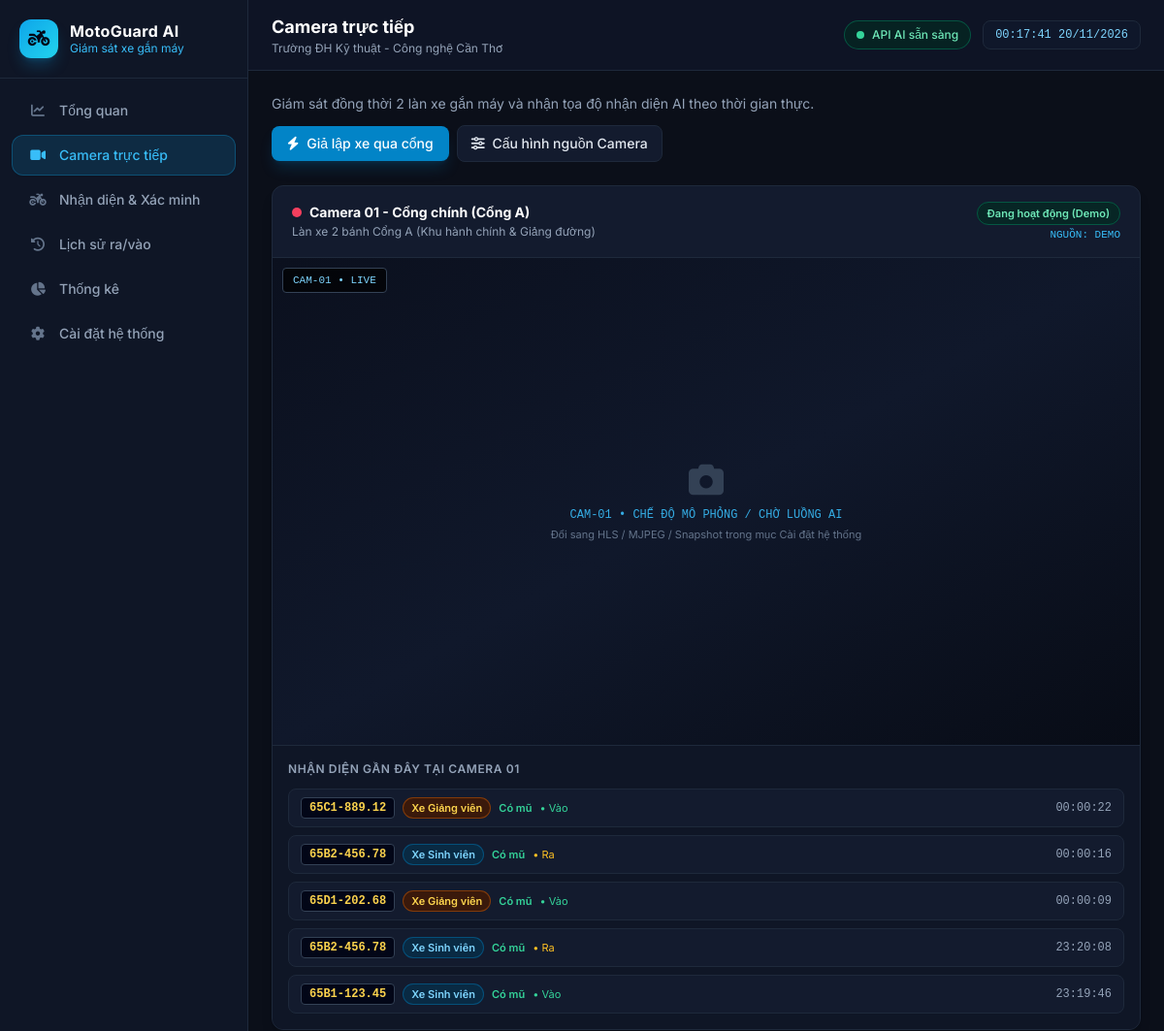
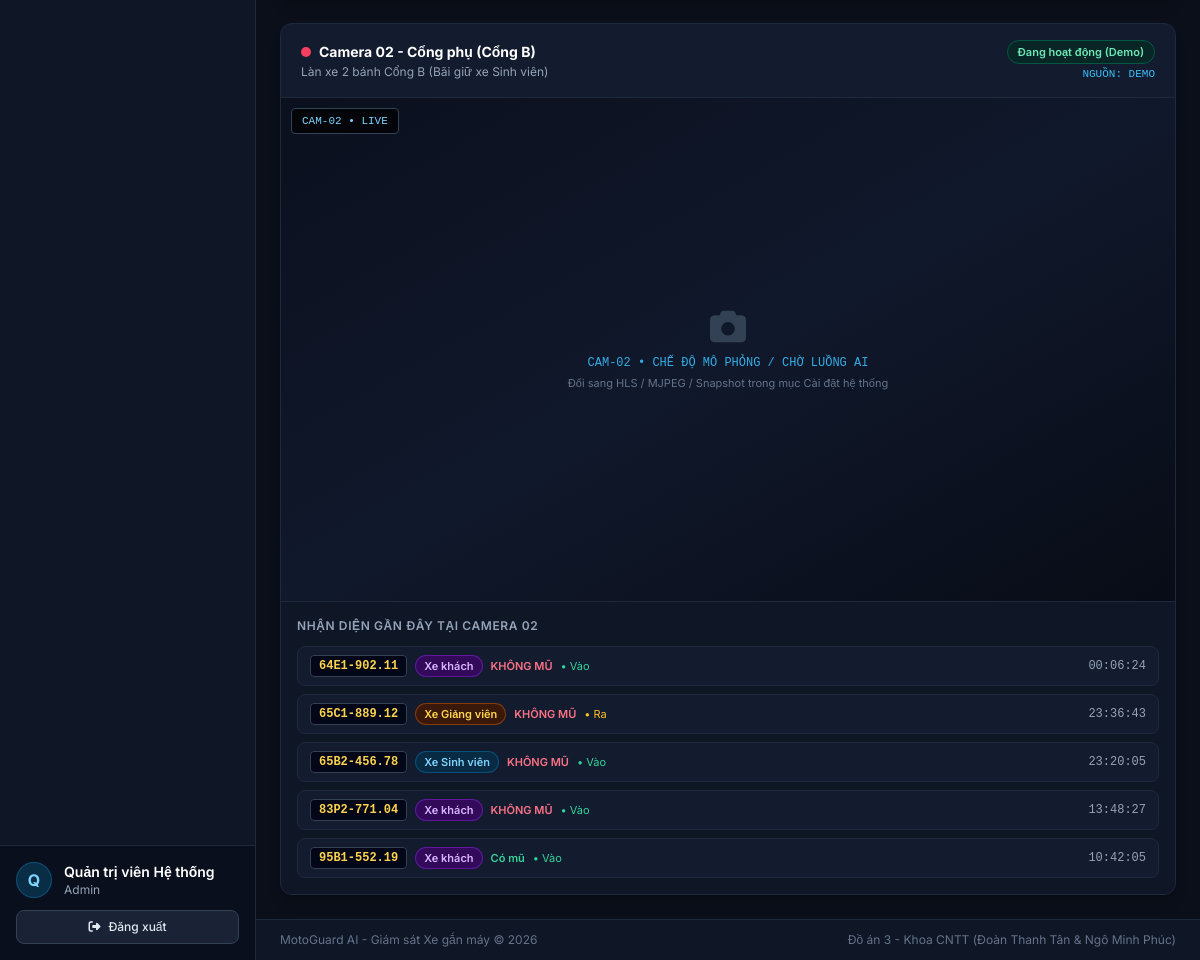
The app's page /camera.php (signed in) with its own data (2 pictures, top to bottom).
### tables this page shows
CREATE TABLE IF NOT EXISTS `system_settings` (
  `id` int NOT NULL AUTO_INCREMENT,
  `system_name` varchar(150) NOT NULL DEFAULT 'MotoGuard AI - Giám sát Xe gắn máy',
  `school_name` varchar(200) NOT NULL DEFAULT 'Trường ĐH Kỹ thuật - Công nghệ Cần Thơ',
  `address` varchar(255) NOT NULL DEFAULT '256 Nguyễn Văn Cừ, Ninh Kiều, Cần Thơ',
  `yolo_model` varchar(100) NOT NULL DEFAULT 'YOLOv8n-Moto-Helmet-OCR',
  `yolo_confidence` float NOT NULL DEFAULT '0.5',
  `ocr_threshold` float NOT NULL DEFAULT '0.8',
  `helmet_alert_enabled` tinyint(1) NOT NULL DEFAULT '1',
  `guest_alert_enabled` tinyint(1) NOT NULL DEFAULT '0',
  `auto_refresh` tinyint(1) NOT NULL DEFAULT '1',
  `refresh_interval` int NOT NULL DEFAULT '5',
  `sound_enabled` tinyint(1) NOT NULL DEFAULT '1',
  `api_key` varchar(100) NOT NULL DEFAULT 'MOTO_AI_KEY_2026',
  PRIMARY KEY (`id`)
);

CREATE TABLE IF NOT EXISTS `cameras` (
  `id` int NOT NULL AUTO_INCREMENT,
  `name` varchar(100) NOT NULL,
  `location` varchar(255) DEFAULT NULL,
  `stream_type` varchar(20) NOT NULL DEFAULT 'demo',
  `stream_url` varchar(500) DEFAULT NULL,
  `is_enabled` tinyint(1) NOT NULL DEFAULT '1',
  `status` varchar(50) NOT NULL DEFAULT 'Chế độ mô phỏng',
  PRIMARY KEY (`id`)
);

CREATE TABLE IF NOT EXISTS `detections` (
  `id` int NOT NULL AUTO_INCREMENT,
  `camera_id` int NOT NULL,
  `track_id` int DEFAULT NULL,
  `license_plate` varchar(30) NOT NULL DEFAULT 'Chưa đọc được',
  `vehicle_group` varchar(50) NOT NULL DEFAULT 'Xe khách',
  `has_helmet` tinyint(1) NOT NULL DEFAULT '1',
  `confidence` float NOT NULL DEFAULT '0.9',
  `direction` varchar(20) NOT NULL DEFAULT 'Vào',
  `bbox_x` float DEFAULT '20',
  `bbox_y` float DEFAULT '25',
  `bbox_w` float DEFAULT '28',
  `bbox_h` float DEFAULT '42',
  `image_path` varchar(255) DEFAULT NULL,
  `is_verified` tinyint(1) NOT NULL DEFAULT '0',
  `note` varchar(255) DEFAULT NULL,
  `detection_time` datetime NOT NULL DEFAULT CURRENT_TIMESTAMP,
  PRIMARY KEY (`id`),
  KEY `idx_det_time` (`detection_time`),
  KEY `idx_det_cam` (`camera_id`),
  KEY `idx_det_plate` (`license_plate`),
  CONSTRAINT `fk_det_camera` FOREIGN KEY (`camera_id`) REFERENCES `cameras` (`id`) ON DELETE CASCADE
);

### includes/auth.php (called while the page is built, shortened)
<?php
function currentUser() {
    return [
        'id'        => $_SESSION['user_id'] ?? null,
        'username'  => $_SESSION['username'] ?? '',
        'full_name' => $_SESSION['full_name'] ?? 'Người dùng',
        'role'      => $_SESSION['role'] ?? 'Nhân viên'
    ];
}
function e($str) {
    return htmlspecialchars((string)$str, ENT_QUOTES, 'UTF-8');
}
function badgeVehicleClass($group) {
    if ($group === 'Xe Giảng viên') {
        return 'bg-amber-950/80 text-amber-300 border border-amber-700/60';
    }
    if ($group === 'Xe Sinh viên') {
        return 'bg-sky-950/80 text-sky-300 border border-sky-700/60';
    }
    return 'bg-purple-950/80 text-purple-300 border border-purple-700/60';
}

### config/db.php (called while the page is built, shortened)
<?php
function getSystemSettings(PDO $pdo) {
    $row = $pdo->query("SELECT * FROM system_settings ORDER BY id ASC LIMIT 1")->fetch();
    return $row;
}

### camera.php (the view, shortened to what this page needs)
<?php
require_once __DIR__ . '/config/db.php';
require_once __DIR__ . '/includes/auth.php';
$pageTitle = 'Camera trực tiếp';
$activePage = 'camera';
$cameras = $pdo->query("SELECT * FROM cameras WHERE id IN (1, 2) ORDER BY id ASC")->fetchAll();
$camRecent = [];
foreach ($cameras as $c) {
    $stmt = $pdo->prepare("SELECT * FROM detections WHERE camera_id = ? ORDER BY detection_time DESC LIMIT 5");
    $stmt->execute([$c['id']]);
    $camRecent[$c['id']] = $stmt->fetchAll();
}
require_once __DIR__ . '/includes/layout_top.php';
?>
<div class="flex flex-wrap items-center justify-between gap-3 mb-6">
    <div>
        <p class="text-sm text-slate-400">Giám sát đồng thời 2 làn xe gắn máy và nhận tọa độ nhận diện AI theo thời gian thực.</p>
    </div>
    <div class="flex items-center gap-2">
        <button onclick="simulateCam()" id="btnSimCam" class="px-4 py-2 rounded-lg bg-sky-600 hover:bg-sky-500 text-white text-sm font-medium shadow-lg shadow-sky-600/20 transition flex items-center gap-2">
            <i class="fa-solid fa-bolt"></i> Giả lập xe qua cổng
        </button>
        <a href="settings.php" class="px-3.5 py-2 rounded-lg bg-cardbg hover:bg-slate-800 border border-borderdark text-slate-200 text-sm font-medium transition">
            <i class="fa-solid fa-sliders mr-1"></i> Cấu hình nguồn Camera
        </a>
    </div>
</div>
<div class="grid grid-cols-1 xl:grid-cols-2 gap-6">
    <?php foreach ($cameras as $cam):
        $cid = (int)$cam['id'];
        $latest = $camRecent[$cid][0] ?? null;
    ?>
    <div class="bg-cardbg rounded-xl border border-borderdark shadow-lg overflow-hidden flex flex-col">
        <div class="px-5 py-3.5 border-b border-borderdark flex items-center justify-between">
            <div>
                <h2 class="font-bold text-white text-sm flex items-center gap-2">
                    <span class="w-2.5 h-2.5 rounded-full <?= $cam['is_enabled'] ? 'bg-rose-500 animate-pulse' : 'bg-slate-500' ?>"></span>
                    <?= e($cam['name']) ?>
                </h2>
                <p class="text-xs text-slate-400 mt-0.5"><?= e($cam['location'] ?: 'Chưa cập nhật vị trí') ?></p>
            </div>
            <div class="text-right">
                <span class="px-2.5 py-1 rounded-full text-[11px] font-semibold <?= $cam['is_enabled'] ? 'bg-emerald-950/70 text-emerald-300 border border-emerald-700/60' : 'bg-slate-800 text-slate-400' ?>">
                    <?= e($cam['status']) ?>
                </span>
                <div class="text-[11px] text-sky-400 font-mono mt-1 uppercase">Nguồn: <?= e($cam['stream_type']) ?></div>
            </div>
        </div>
        <div class="relative bg-[#070a12] aspect-video w-full overflow-hidden flex items-center justify-center">
            <?php if (!$cam['is_enabled']): ?>
                <div class="text-slate-500 text-center p-4">
                    <i class="fa-solid fa-video-slash text-3xl mb-2"></i>
                    <div class="text-xs font-mono">CAMERA ĐANG TẮT</div>
                </div>
            <?php elseif ($cam['stream_type'] === 'hls' && !empty($cam['stream_url'])): ?>
                <video id="hlsVideo<?= $cid ?>" data-hls="<?= e($cam['stream_url']) ?>" class="w-full h-full object-cover" autoplay muted playsinline></video>
            <?php elseif ($cam['stream_type'] === 'mjpeg' && !empty($cam['stream_url'])): ?>
                <img src="<?= e($cam['stream_url']) ?>" class="w-full h-full object-cover" alt="MJPEG Stream <?= $cid ?>">
            <?php elseif (!empty($latest['image_path']) && file_exists(__DIR__ . '/' . $latest['image_path'])): ?>
                <img id="snapCam<?= $cid ?>" src="<?= e($latest['image_path']) ?>" class="w-full h-full object-cover" alt="Snapshot <?= $cid ?>">
            <?php else: ?>
                <div class="absolute inset-0 bg-gradient-to-br from-[#0b101e] via-[#10182b] to-[#080c16] flex flex-col items-center justify-center text-slate-400 p-4 text-center">
                    <i class="fa-solid fa-camera text-4xl mb-2 text-slate-700"></i>
                    <div class="text-xs font-mono text-sky-400/90">CAM-0<?= $cid ?> • CHẾ ĐỘ MÔ PHỎNG / CHỜ LUỒNG AI</div>
                    <div class="text-[11px] text-slate-500 mt-1">Đổi sang HLS / MJPEG / Snapshot trong mục Cài đặt hệ thống</div>
                </div>
            <?php endif; ?>
            <div id="overlayCam<?= $cid ?>" class="absolute inset-0 pointer-events-none"></div>
            <div class="absolute top-2.5 left-2.5 bg-black/70 border border-slate-700 text-sky-300 text-[11px] font-mono px-2.5 py-1 rounded">
                CAM-0<?= $cid ?> • LIVE
            </div>
        </div>
        <div class="p-4 bg-[#0f1626] border-t border-borderdark flex-1">
            <div class="text-xs font-semibold text-slate-400 uppercase tracking-wider mb-3">
                Nhận diện gần đây tại Camera 0<?= $cid ?>
            </div>
            <div id="listCam<?= $cid ?>" class="space-y-2 text-xs">
                <?php if (empty($camRecent[$cid])): ?>
                    <div class="text-slate-500 py-2">Chưa có dữ liệu từ camera này.</div>
                <?php else: foreach ($camRecent[$cid] as $item): ?>
                    <div class="flex items-center justify-between gap-2 px-3 py-2 rounded-lg bg-cardbg border border-borderdark">
                        <div class="flex items-center gap-2 flex-wrap">
                            <span class="px-2 py-0.5 rounded bg-slate-950 border border-slate-700 font-mono font-bold text-amber-300"><?= e($item['license_plate']) ?></span>
                            <span class="px-2 py-0.5 rounded-full text-[11px] font-semibold <?=badgeVehicleClass($item['vehicle_group']) ?>">
                                <?= e($item['vehicle_group']) ?>
                            </span>
                            <span class="text-[11px] font-semibold <?= $item['has_helmet'] ? 'text-emerald-400' : 'text-rose-400' ?>">
                                <?= $item['has_helmet'] ? 'Có mũ' : 'KHÔNG MŨ' ?>
                            </span>
                            <span class="text-[11px] <?= $item['direction'] === 'Vào' ? 'text-emerald-400' : 'text-amber-400' ?>">• <?= e($item['direction']) ?></span>
                        </div>
                        <span class="font-mono text-slate-400"><?= date('H:i:s', strtotime($item['detection_time'])) ?></span>
                    </div>
                <?php endforeach; endif; ?>
            </div>
        </div>
    </div>
    <?php endforeach; ?>
</div>
<?php require_once __DIR__ . '/includes/layout_bottom.php'; ?>

### includes/layout_top.php (shortened to what this page needs)
<?php
$user = currentUser();
$settings = getSystemSettings($pdo);
$activePage =$activePage ?? 'dashboard';
$menuItems = [
    'dashboard'   => ['href' => 'index.php',       'icon' => 'fa-chart-line',        'label' => 'Tổng quan'],
    'camera'      => ['href' => 'camera.php',      'icon' => 'fa-video',             'label' => 'Camera trực tiếp'],
    'recognition' => ['href' => 'recognition.php', 'icon' => 'fa-motorcycle',        'label' => 'Nhận diện & Xác minh'],
    'history'     => ['href' => 'history.php',     'icon' => 'fa-clock-rotate-left', 'label' => 'Lịch sử ra/vào'],
    'statistics'  => ['href' => 'statistics.php',  'icon' => 'fa-chart-pie',         'label' => 'Thống kê'],
    'settings'    => ['href' => 'settings.php',    'icon' => 'fa-gear',              'label' => 'Cài đặt hệ thống'],
];
?>
<!DOCTYPE html>
<html lang="vi" class="dark">
<head>
    <script src="https://cdn.tailwindcss.com"></script>
    <link rel="stylesheet" href="https://cdnjs.cloudflare.com/ajax/libs/font-awesome/6.5.1/css/all.min.css">
</head>
<body class="bg-darkbg text-slate-100 antialiased">
<div class="min-h-screen flex">
    <aside class="w-64 bg-sidebarbg border-r border-borderdark text-slate-300 flex flex-col shrink-0 hidden md:flex">
        <div class="p-5 border-b border-borderdark flex items-center gap-3">
            <div class="w-10 h-10 rounded-xl bg-gradient-to-br from-sky-500 to-cyan-400 flex items-center justify-center text-slate-950 text-lg shadow-lg shadow-sky-500/25">
                <i class="fa-solid fa-motorcycle"></i>
            </div>
            <div class="overflow-hidden">
                <div class="font-bold text-white leading-tight truncate tracking-wide">MotoGuard AI</div>
                <div class="text-xs text-sky-400 truncate">Giám sát xe gắn máy</div>
            </div>
        </div>
        <nav class="flex-1 p-3 space-y-1">
            <?php foreach ($menuItems as$key => $item):$isActive = ($activePage ===$key);
                $cls =$isActive
                    ? 'bg-sky-500/15 text-sky-400 border border-sky-500/30 shadow-sm'
                    : 'text-slate-400 hover:bg-slate-800/60 hover:text-slate-100 border border-transparent';
            ?>
                <a href="<?= e($item['href']) ?>" class="flex items-center gap-3 px-4 py-2.5 rounded-xl text-sm font-medium transition <?= $cls ?>">
                    <i class="fa-solid <?= e($item['icon']) ?> w-5 text-center <?=$isActive ? 'text-sky-400' : 'text-slate-500' ?>"></i>
                    <span><?= e($item['label']) ?></span>
                </a>
            <?php endforeach; ?>
        </nav>
        <div class="p-4 border-t border-borderdark bg-[#0a0f1d]">
            <div class="flex items-center gap-3 mb-3">
                <div class="w-9 h-9 rounded-full bg-sky-500/20 border border-sky-500/30 text-sky-300 flex items-center justify-center font-bold">
                    <?= e(mb_strtoupper(mb_substr($user['full_name'], 0, 1))) ?>
                </div>
                <div class="overflow-hidden">
                    <div class="text-sm font-semibold text-white truncate"><?= e($user['full_name']) ?></div>
                    <div class="text-xs text-slate-400 truncate"><?= e($user['role']) ?></div>
                </div>
            </div>
            <a href="logout.php" class="w-full flex items-center justify-center gap-2 py-2 px-3 rounded-lg bg-slate-800/80 hover:bg-rose-600/90 border border-slate-700 text-slate-200 hover:text-white text-xs font-medium transition">
                <i class="fa-solid fa-right-from-bracket"></i> Đăng xuất
            </a>
        </div>
    </aside>
    <div class="flex-1 flex flex-col min-w-0">
        <header class="bg-sidebarbg/95 backdrop-blur border-b border-borderdark px-6 py-3.5 flex items-center justify-between sticky top-0 z-20">
            <div>
                <h1 class="text-lg font-bold text-white"><?= e($pageTitle ?? 'Dashboard') ?></h1>
                <p class="text-xs text-slate-400"><?= e($settings['school_name']) ?></p>
            </div>
            <div class="flex items-center gap-3">
                <div class="hidden sm:flex items-center gap-2 text-xs font-medium bg-emerald-950/60 text-emerald-300 px-3 py-1.5 rounded-full border border-emerald-700/60">
                    <span class="w-2 h-2 rounded-full bg-emerald-400 animate-pulse"></span>
                    <span>API AI sẵn sàng</span>
                </div>
                <div id="liveClock" class="text-xs font-mono bg-slate-900 text-sky-300 px-3 py-1.5 rounded-lg border border-slate-800">
                </div>
            </div>
        </header>
        <main class="p-6 flex-1">

### includes/layout_bottom.php (shortened to what this page needs)
</main>
        <footer class="px-6 py-3 bg-sidebarbg border-t border-borderdark text-xs text-slate-500 flex flex-wrap justify-between gap-2">
            <span><?= e($settings['system_name']) ?> &copy; <?= date('Y') ?></span>
            <span>Đồ án 3 - Khoa CNTT (Đoàn Thanh Tân &amp; Ngô Minh Phúc)</span>
        </footer>
    </div>
</div>
</body>
</html>

### includes/layout_top.php (style rules this page uses)
body { background-color: #0b0f19; color: #f1f5f9; font-family: 'Inter', sans-serif; }

### records on screen
system_settings: school_name "Trường ĐH Kỹ thuật - Công nghệ Cần Thơ", system_name "MotoGuard AI - Giám sát Xe gắn máy"
cameras: is_enabled 1 (drawn), name "Camera 01 - Cổng chính (Cổng A)", location "Làn xe 2 bánh Cổng A (Khu hành chính & Giảng đường)", status "Đang hoạt động (Demo)", stream_type "DEMO", id "1"
detections: license_plate "65C1-889.12", vehicle_group "Xe Giảng viên", has_helmet "Có mũ", direction "Vào", detection_time "00:00:22"
detections: license_plate "65B2-456.78", vehicle_group "Xe Sinh viên", has_helmet "Có mũ", direction "Ra", detection_time "00:00:16"
detections: license_plate "65D1-202.68", vehicle_group "Xe Giảng viên", has_helmet "Có mũ", direction "Vào", detection_time "00:00:09"
detections: license_plate "65B2-456.78", vehicle_group "Xe Sinh viên", has_helmet "Có mũ", direction "Ra", detection_time "23:20:08"
detections: license_plate "65B1-123.45", vehicle_group "Xe Sinh viên", has_helmet "Có mũ", direction "Vào", detection_time "23:19:46"
cameras: is_enabled 1 (drawn), name "Camera 02 - Cổng phụ (Cổng B)", location "Làn xe 2 bánh Cổng B (Bãi giữ xe Sinh viên)", status "Đang hoạt động (Demo)", stream_type "DEMO", id "2"
detections: license_plate "64E1-902.11", vehicle_group "Xe khách", has_helmet "KHÔNG MŨ", direction "Vào", detection_time "00:06:24"
detections: license_plate "65C1-889.12", vehicle_group "Xe Giảng viên", has_helmet "KHÔNG MŨ", direction "Ra", detection_time "23:36:43"
detections: license_plate "65B2-456.78", vehicle_group "Xe Sinh viên", has_helmet "KHÔNG MŨ", direction "Vào", detection_time "23:20:05"
detections: license_plate "83P2-771.04", vehicle_group "Xe khách", has_helmet "KHÔNG MŨ", direction "Vào", detection_time "13:48:27"
detections: license_plate "95B1-552.19", vehicle_group "Xe khách", has_helmet "Có mũ", direction "Vào", detection_time "10:42:05"

### other values on screen
$item['label'] "Tổng quan"
$item['label'] "Camera trực tiếp"
$item['label'] "Nhận diện & Xác minh"
$item['label'] "Lịch sử ra/vào"
$item['label'] "Thống kê"
$item['label'] "Cài đặt hệ thống"
mb_strtoupper(mb_substr($user['full_name'], 0, 1)) "Q"
$user['full_name'] "Quản trị viên Hệ thống"
$user['role'] "Admin"
$pageTitle "Camera trực tiếp"
